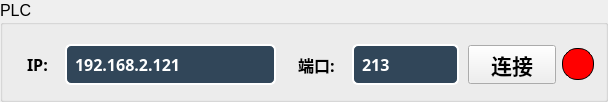
                  <widget class="QGroupBox" name="groupBox_2">
                   <property name="font">
                    <font>
                     <pointsize>12</pointsize>
                    </font>
                   </property>
                   <property name="title">
                    <string>PLC</string>
                   </property>
                   <layout class="QHBoxLayout" name="horizontalLayout_50" stretch="3,2,1,0">
                    <property name="topMargin">
                     <number>16</number>
                    </property>
                    <item>
                     <widget class="QWidget" name="widget_18" native="true">
                      <property name="styleSheet">
                       <string notr="true">font:bold  &quot;Times New Roman&quot;;    
font-family:Microsoft Yahei;
padding:6px;
border:none;
</string>
                      </property>
                      <layout class="QHBoxLayout" name="horizontalLayout_52">
                       <property name="leftMargin">
                        <number>3</number>
                       </property>
                       <property name="topMargin">
                        <number>3</number>
                       </property>
                       <property name="rightMargin">
                        <number>3</number>
                       </property>
                       <property name="bottomMargin">
                        <number>3</number>
                       </property>
                       <item>
                        <widget class="QLabel" name="label_39">
                         <property name="font">
                          <font>
                           <family>Microsoft Yahei</family>
                           <pointsize>12</pointsize>
                           <weight>75</weight>
                           <italic>false</italic>
                           <bold>true</bold>
                          </font>
                         </property>
                         <property name="styleSheet">
                          <string notr="true">font:bold  &quot;Times New Roman&quot;;    
font-family:Microsoft Yahei;
padding:6px;
border:none;
</string>
                         </property>
                         <property name="text">
                          <string>IP:</string>
                         </property>
                        </widget>
                       </item>
                       <item>
                        <widget class="QLineEdit" name="lineEdit_PLC_Connect_IP">
                         <property name="enabled">
                          <bool>true</bool>
                         </property>
                         <property name="font">
                          <font>
                           <family>Microsoft Yahei</family>
                           <pointsize>12</pointsize>
                           <weight>75</weight>
                           <italic>false</italic>
                           <bold>true</bold>
                          </font>
                         </property>
                         <property name="styleSheet">
                          <string notr="true">border-radius:6px;
border-width:2px;
border-style:solid;
border-color:white;
background-color:#314659;
color:white;

</string>
                         </property>
                         <property name="text">
                          <string>192.168.2.121</string>
                         </property>
                        </widget>
                       </item>
                      </layout>
                     </widget>
                    </item>
                    <item>
                     <widget class="QWidget" name="widget_21" native="true">
                      <property name="styleSheet">
                       <string notr="true">font:bold  &quot;Times New Roman&quot;;    
font-family:Microsoft Yahei;
padding:6px;
border:none;
</string>
                      </property>
                      <layout class="QHBoxLayout" name="horizontalLayout_53">
                       <property name="leftMargin">
                        <number>3</number>
                       </property>
                       <property name="topMargin">
                        <number>3</number>
                       </property>
                       <property name="rightMargin">
                        <number>3</number>
                       </property>
                       <property name="bottomMargin">
                        <number>3</number>
                       </property>
                       <item>
                        <widget class="QLabel" name="label_40">
                         <property name="font">
                          <font>
                           <family>Microsoft Yahei</family>
                           <pointsize>12</pointsize>
                           <weight>75</weight>
                           <italic>false</italic>
                           <bold>true</bold>
                          </font>
                         </property>
                         <property name="styleSheet">
                          <string notr="true">font:bold  &quot;Times New Roman&quot;;    
font-family:Microsoft Yahei;
padding:6px;

border:none;
</string>
                         </property>
                         <property name="text">
                          <string>端口:</string>
                         </property>
                        </widget>
                       </item>
                       <item>
                        <widget class="QLineEdit" name="lineEdit_PLC_Connect_Port">
                         <property name="font">
                          <font>
                           <family>Microsoft Yahei</family>
                           <pointsize>12</pointsize>
                           <weight>75</weight>
                           <italic>false</italic>
                           <bold>true</bold>
                          </font>
                         </property>
                         <property name="styleSheet">
                          <string notr="true">border-radius:6px;
border-width:2px;
border-style:solid;
border-color:white;
background-color:#314659;
color:white;</string>
                         </property>
                         <property name="text">
                          <string>213</string>
                         </property>
                        </widget>
                       </item>
                      </layout>
                     </widget>
                    </item>
                    <item alignment="Qt::AlignVCenter">
                     <widget class="QToolButton" name="toolButton_Connect_PLC">
                      <property name="enabled">
                       <bool>true</bool>
                      </property>
                      <property name="sizePolicy">
                       <sizepolicy hsizetype="Minimum" vsizetype="Preferred">
                        <horstretch>0</horstretch>
                        <verstretch>0</verstretch>
                       </sizepolicy>
                      </property>
                      <property name="font">
                       <font>
                        <family>Microsoft Yahei</family>
                        <pointsize>16</pointsize>
                        <weight>75</weight>
                        <italic>false</italic>
                        <bold>true</bold>
                       </font>
                      </property>
                      <property name="mouseTracking">
                       <bool>false</bool>
                      </property>
                      <property name="tabletTracking">
                       <bool>false</bool>
                      </property>
                      <property name="styleSheet">
                       <string notr="true">QToolButton
{
    font-family:Microsoft Yahei;
    color:white;
    background-color:rgb(14 , 150 , 254);
    border-radius:10px;
}

QToolButton:hover
{
    background-color:rgb(44 , 137 , 255);
}

QToolButton:pressed
{
    background-color:rgb(14 , 135 , 228);
    padding-left:3px;
    padding-top:3px;
}
QToolButton:disabled
{
    background-color:grey;
}
border:none;</string>
                      </property>
                      <property name="text">
                       <string>连接</string>
                      </property>
                      <property name="iconSize">
                       <size>
                        <width>0</width>
                        <height>0</height>
                       </size>
                      </property>
                      <property name="toolButtonStyle">
                       <enum>Qt::ToolButtonTextOnly</enum>
                      </property>
                     </widget>
                    </item>
                    <item>
                     <widget class="QLabel" name="label_Connect_PLC">
                      <property name="font">
                       <font>
                        <family>微软雅黑</family>
                        <pointsize>16</pointsize>
                        <weight>75</weight>
                        <bold>true</bold>
                       </font>
                      </property>
                      <property name="styleSheet">
                       <string notr="true">min-width:30px;
min-height:30px;
max-width:30px;
max-height:30px;
border-radius:15px;
border:1px solid black;
background:red</string>
                      </property>
                      <property name="text">
                       <string/>
                      </property>
                     </widget>
                    </item>
                   </layout>
                  </widget>
